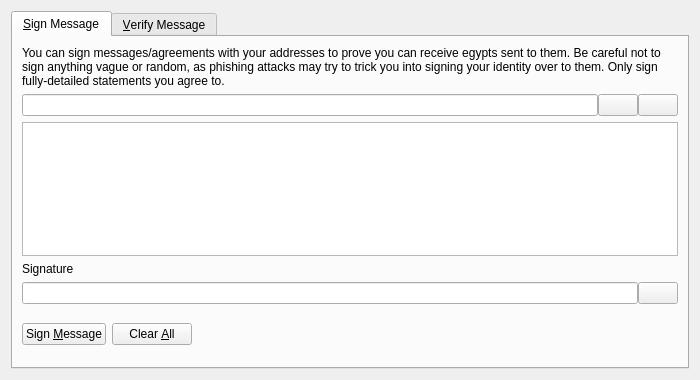
<?xml version="1.0" encoding="UTF-8"?>
<ui version="4.0">
 <class>SignVerifyMessageDialog</class>
 <widget class="QDialog" name="SignVerifyMessageDialog">
  <property name="geometry">
   <rect>
    <x>0</x>
    <y>0</y>
    <width>700</width>
    <height>380</height>
   </rect>
  </property>
  <property name="windowTitle">
   <string>Signatures - Sign / Verify a Message</string>
  </property>
  <property name="modal">
   <bool>true</bool>
  </property>
  <layout class="QVBoxLayout" name="verticalLayout">
   <item>
    <widget class="QTabWidget" name="tabWidget">
     <property name="currentIndex">
      <number>0</number>
     </property>
     <widget class="QWidget" name="tabSignMessage">
      <attribute name="title">
       <string>&amp;Sign Message</string>
      </attribute>
      <layout class="QVBoxLayout" name="verticalLayout_SM">
       <item>
        <widget class="QLabel" name="infoLabel_SM">
         <property name="text">
          <string>You can sign messages/agreements with your addresses to prove you can receive egypts sent to them. Be careful not to sign anything vague or random, as phishing attacks may try to trick you into signing your identity over to them. Only sign fully-detailed statements you agree to.</string>
         </property>
         <property name="textFormat">
          <enum>Qt::PlainText</enum>
         </property>
         <property name="wordWrap">
          <bool>true</bool>
         </property>
        </widget>
       </item>
       <item>
        <layout class="QHBoxLayout" name="horizontalLayout_1_SM">
         <property name="spacing">
          <number>0</number>
         </property>
         <item>
          <widget class="QValidatedLineEdit" name="addressIn_SM">
           <property name="toolTip">
            <string>The Egypt address to sign the message with</string>
           </property>
          </widget>
         </item>
         <item>
          <widget class="QPushButton" name="addressBookButton_SM">
           <property name="toolTip">
            <string>Choose previously used address</string>
           </property>
           <property name="text">
            <string/>
           </property>
           <property name="icon">
            <iconset resource="../bitcoin.qrc">
             <normaloff>:/icons/address-book</normaloff>:/icons/address-book</iconset>
           </property>
           <property name="shortcut">
            <string>Alt+A</string>
           </property>
           <property name="autoDefault">
            <bool>false</bool>
           </property>
          </widget>
         </item>
         <item>
          <widget class="QPushButton" name="pasteButton_SM">
           <property name="toolTip">
            <string>Paste address from clipboard</string>
           </property>
           <property name="text">
            <string/>
           </property>
           <property name="icon">
            <iconset resource="../bitcoin.qrc">
             <normaloff>:/icons/editpaste</normaloff>:/icons/editpaste</iconset>
           </property>
           <property name="shortcut">
            <string>Alt+P</string>
           </property>
           <property name="autoDefault">
            <bool>false</bool>
           </property>
          </widget>
         </item>
        </layout>
       </item>
       <item>
        <widget class="QPlainTextEdit" name="messageIn_SM">
         <property name="toolTip">
          <string>Enter the message you want to sign here</string>
         </property>
        </widget>
       </item>
       <item>
        <widget class="QLabel" name="signatureLabel_SM">
         <property name="text">
          <string>Signature</string>
         </property>
         <property name="textFormat">
          <enum>Qt::PlainText</enum>
         </property>
        </widget>
       </item>
       <item>
        <layout class="QHBoxLayout" name="horizontalLayout_2_SM">
         <property name="spacing">
          <number>0</number>
         </property>
         <item>
          <widget class="QLineEdit" name="signatureOut_SM">
           <property name="font">
            <font>
             <italic>true</italic>
            </font>
           </property>
           <property name="readOnly">
            <bool>true</bool>
           </property>
          </widget>
         </item>
         <item>
          <widget class="QPushButton" name="copySignatureButton_SM">
           <property name="toolTip">
            <string>Copy the current signature to the system clipboard</string>
           </property>
           <property name="text">
            <string/>
           </property>
           <property name="icon">
            <iconset resource="../bitcoin.qrc">
             <normaloff>:/icons/editcopy</normaloff>:/icons/editcopy</iconset>
           </property>
           <property name="autoDefault">
            <bool>false</bool>
           </property>
          </widget>
         </item>
        </layout>
       </item>
       <item>
        <layout class="QHBoxLayout" name="horizontalLayout_3_SM">
         <item>
          <widget class="QPushButton" name="signMessageButton_SM">
           <property name="toolTip">
            <string>Sign the message to prove you own this Egypt address</string>
           </property>
           <property name="text">
            <string>Sign &amp;Message</string>
           </property>
           <property name="icon">
            <iconset resource="../bitcoin.qrc">
             <normaloff>:/icons/edit</normaloff>:/icons/edit</iconset>
           </property>
           <property name="autoDefault">
            <bool>false</bool>
           </property>
          </widget>
         </item>
         <item>
          <widget class="QPushButton" name="clearButton_SM">
           <property name="toolTip">
            <string>Reset all sign message fields</string>
           </property>
           <property name="text">
            <string>Clear &amp;All</string>
           </property>
           <property name="icon">
            <iconset resource="../bitcoin.qrc">
             <normaloff>:/icons/remove</normaloff>:/icons/remove</iconset>
           </property>
           <property name="autoDefault">
            <bool>false</bool>
           </property>
          </widget>
         </item>
         <item>
          <spacer name="horizontalSpacer_1_SM">
           <property name="orientation">
            <enum>Qt::Horizontal</enum>
           </property>
           <property name="sizeHint" stdset="0">
            <size>
             <width>40</width>
             <height>48</height>
            </size>
           </property>
          </spacer>
         </item>
         <item>
          <widget class="QLabel" name="statusLabel_SM">
           <property name="font">
            <font>
             <weight>75</weight>
             <bold>true</bold>
            </font>
           </property>
           <property name="text">
            <string/>
           </property>
           <property name="wordWrap">
            <bool>true</bool>
           </property>
          </widget>
         </item>
         <item>
          <spacer name="horizontalSpacer_2_SM">
           <property name="orientation">
            <enum>Qt::Horizontal</enum>
           </property>
           <property name="sizeHint" stdset="0">
            <size>
             <width>40</width>
             <height>48</height>
            </size>
           </property>
          </spacer>
         </item>
        </layout>
       </item>
      </layout>
     </widget>
     <widget class="QWidget" name="tabVerifyMessage">
      <attribute name="title">
       <string>&amp;Verify Message</string>
      </attribute>
      <layout class="QVBoxLayout" name="verticalLayout_VM">
       <item>
        <widget class="QLabel" name="infoLabel_VM">
         <property name="text">
          <string>Enter the receiver's address, message (ensure you copy line breaks, spaces, tabs, etc. exactly) and signature below to verify the message. Be careful not to read more into the signature than what is in the signed message itself, to avoid being tricked by a man-in-the-middle attack. Note that this only proves the signing party receives with the address, it cannot prove sendership of any transaction!</string>
         </property>
         <property name="textFormat">
          <enum>Qt::PlainText</enum>
         </property>
         <property name="alignment">
          <set>Qt::AlignLeading|Qt::AlignLeft|Qt::AlignTop</set>
         </property>
         <property name="wordWrap">
          <bool>true</bool>
         </property>
        </widget>
       </item>
       <item>
        <layout class="QHBoxLayout" name="horizontalLayout_1_VM">
         <property name="spacing">
          <number>0</number>
         </property>
         <item>
          <widget class="QValidatedLineEdit" name="addressIn_VM">
           <property name="toolTip">
            <string>The Egypt address the message was signed with</string>
           </property>
          </widget>
         </item>
         <item>
          <widget class="QPushButton" name="addressBookButton_VM">
           <property name="toolTip">
            <string>Choose previously used address</string>
           </property>
           <property name="text">
            <string/>
           </property>
           <property name="icon">
            <iconset resource="../bitcoin.qrc">
             <normaloff>:/icons/address-book</normaloff>:/icons/address-book</iconset>
           </property>
           <property name="shortcut">
            <string>Alt+A</string>
           </property>
           <property name="autoDefault">
            <bool>false</bool>
           </property>
          </widget>
         </item>
        </layout>
       </item>
       <item>
        <widget class="QPlainTextEdit" name="messageIn_VM"/>
       </item>
       <item>
        <widget class="QValidatedLineEdit" name="signatureIn_VM"/>
       </item>
       <item>
        <layout class="QHBoxLayout" name="horizontalLayout_2_VM">
         <item>
          <widget class="QPushButton" name="verifyMessageButton_VM">
           <property name="toolTip">
            <string>Verify the message to ensure it was signed with the specified Egypt address</string>
           </property>
           <property name="text">
            <string>Verify &amp;Message</string>
           </property>
           <property name="icon">
            <iconset resource="../bitcoin.qrc">
             <normaloff>:/icons/transaction_0</normaloff>:/icons/transaction_0</iconset>
           </property>
           <property name="autoDefault">
            <bool>false</bool>
           </property>
          </widget>
         </item>
         <item>
          <widget class="QPushButton" name="clearButton_VM">
           <property name="toolTip">
            <string>Reset all verify message fields</string>
           </property>
           <property name="text">
            <string>Clear &amp;All</string>
           </property>
           <property name="icon">
            <iconset resource="../bitcoin.qrc">
             <normaloff>:/icons/remove</normaloff>:/icons/remove</iconset>
           </property>
           <property name="autoDefault">
            <bool>false</bool>
           </property>
          </widget>
         </item>
         <item>
          <spacer name="horizontalSpacer_1_VM">
           <property name="orientation">
            <enum>Qt::Horizontal</enum>
           </property>
           <property name="sizeHint" stdset="0">
            <size>
             <width>40</width>
             <height>48</height>
            </size>
           </property>
          </spacer>
         </item>
         <item>
          <widget class="QLabel" name="statusLabel_VM">
           <property name="font">
            <font>
             <weight>75</weight>
             <bold>true</bold>
            </font>
           </property>
           <property name="text">
            <string/>
           </property>
           <property name="wordWrap">
            <bool>true</bool>
           </property>
          </widget>
         </item>
         <item>
          <spacer name="horizontalSpacer_2_VM">
           <property name="orientation">
            <enum>Qt::Horizontal</enum>
           </property>
           <property name="sizeHint" stdset="0">
            <size>
             <width>40</width>
             <height>48</height>
            </size>
           </property>
          </spacer>
         </item>
        </layout>
       </item>
      </layout>
     </widget>
    </widget>
   </item>
  </layout>
 </widget>
 <customwidgets>
  <customwidget>
   <class>QValidatedLineEdit</class>
   <extends>QLineEdit</extends>
   <header>qvalidatedlineedit.h</header>
  </customwidget>
 </customwidgets>
 <resources>
  <include location="../bitcoin.qrc"/>
 </resources>
 <connections/>
</ui>
